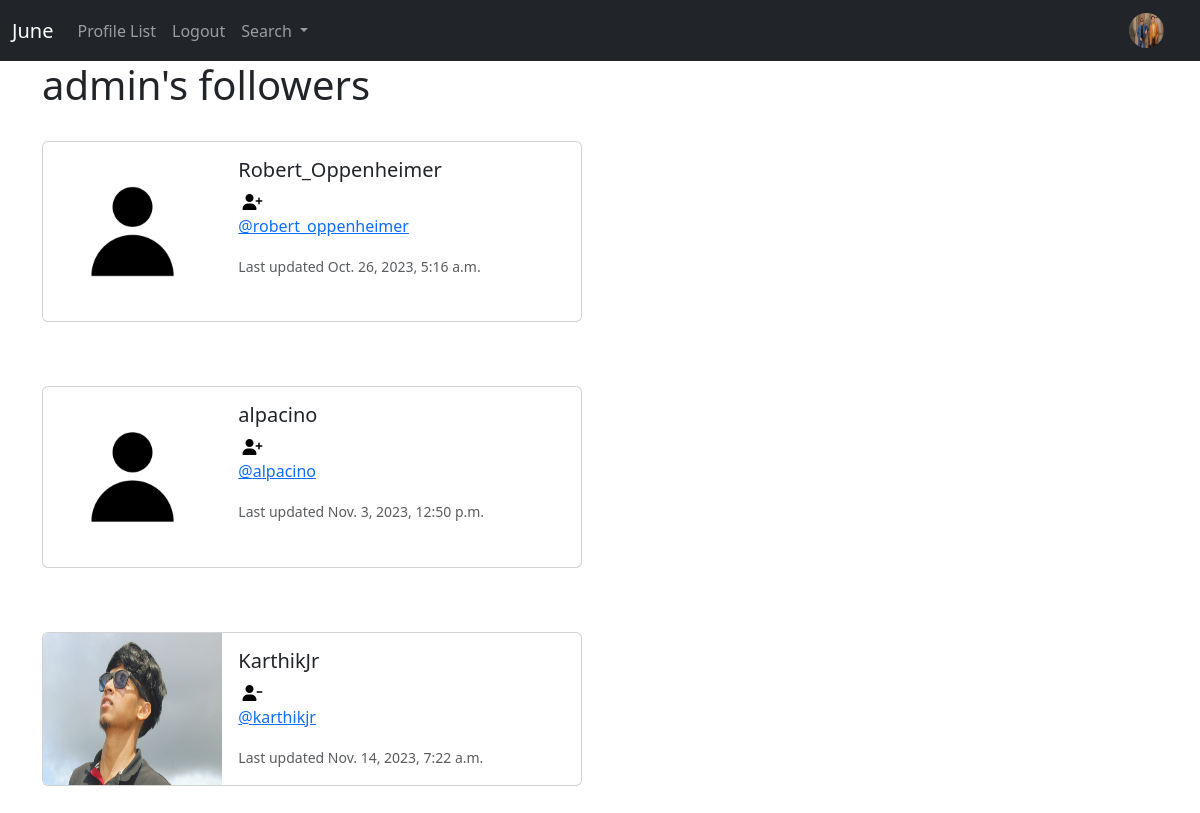
Screenshot of /profile/followers_page/1 (signed in) with the database file from the repository.
### juneapp/models.py (models this page shows, shortened)
class Profile(models.Model):
    user = models.OneToOneField(User, on_delete = models.CASCADE)
    follows = models.ManyToManyField("self",
                                    related_name = "followed_by",
                                    symmetrical = False,
                                    blank = True)
    date_modified = models.DateTimeField(User, auto_now = True)
    profile_image = models.ImageField(null = True, blank = True, upload_to = 'images/')
    profile_bio = models.CharField(null = True, blank = True, max_length = 500)
    website_link = models.CharField(null = True, blank = True, max_length = 100)
    facebook_link = models.CharField(null = True, blank = True, max_length = 100)
    instagram_link = models.CharField(null = True, blank = True, max_length = 100)
    linkedin_link = models.CharField(null = True, blank = True, max_length = 100)

### juneapp/views.py (the view)
# urls.py: path("profile/followers_page/<int:pk>", views.followers_page, name = "followers_page"),
def followers_page(request, pk):
    if request.user.is_authenticated:
        if request.user.id == pk:
            profiles = Profile.objects.get(user_id = pk)
            return render(request, "followers_page.html", {'profiles':profiles})
        else:
            messages.warning(request, ("That is not your profile page.!!"))
            return redirect('home')
    else:
        messages.warning(request, ("You must be logged in to view this page!"))
        return redirect('home')

### templates/followers_page.html
{% extends "base.html" %}
{% load static %}
{% block content%}
    <h1>{{request.user.username}}'s followers</h1><br>
    {% if profiles %}
        {% for profile in profiles.followed_by.all %}
        <div class="card mb-3" style="max-width: 540px;">
            <div class="row g-0">
              <div class="col-md-4">
                {% if profile.profile_image %}
                <img src="{{profile.profile_image.url}}" style="height: 100%; width: 100%;" class="img-fluid rounded-start" alt=" Profile picture">
                {% else %}
                <img src="{% static 'images/default_profile_pic.png' %}" class="img-fluid rounded-start" alt=" Profile picture">
                {% endif %}
              </div>
              <div class="col-md-8">
                <div class="card-body">
                  <h5 class="card-title"> {{profile.user.username}}</h5>
                    {% if profile in profiles.follows.all %}
                        &nbsp;<a href="{% url 'unfollow' profile.user.id %}"><i style="color:black;" class="fa fa-user-minus" aria-hidden="true"></i></a>
                    {% else %}
                        &nbsp;<a href="{% url 'follow' profile.user.id %}"><i style="color:black;" class="fa fa-user-plus" aria-hidden="true"></i></a>
                    {% endif %}
                  <p class="card-text"><a href="{% url 'profile' profile.user.id %}"> @{{profile.user.username|lower}}</a></p>
                  <p class="card-text"><small class="text-body-secondary">Last updated {{profile.date_modified}}</small></p>
                </div>
              </div>
            </div>
          </div><br><br>
        {% endfor %}
    {% endif %}
{% endblock %}

### templates/navbar.html (shortened to what this page needs)
{% load static %}
<nav class="navbar navbar-expand-lg navbar-dark bg-dark">
    <div class="container-fluid">
      <a class="navbar-brand" href="{% url 'home' %}">June</a>
      <div class="collapse navbar-collapse" id="navbarSupportedContent">
        <ul class="navbar-nav me-auto mb-2 mb-lg-0">
          <li class="nav-item">
            <a class="nav-link" href="{% url 'profile_list' %}">Profile List</a>
          </li>
          {% if user.is_authenticated %}
          <li class="nav-item">
            <a class="nav-link" href="{% url 'logout' %}">Logout</a>
          </li>
          {% endif %}
          <li class="nav-item dropdown">
            <a class="nav-link dropdown-toggle" href="#" role="button" data-bs-toggle="dropdown" aria-expanded="false">
              Search
            </a>
          </li>
        </ul>
        {% if user.is_authenticated %}
          <ul class="navbar-nav ml-auto">
            <li class="nav-link navbar-brand">
          {% if user.profile.profile_image %}
                <a style="text-decoration: none;" href="{% url 'profile' request.user.id %}">
                  <img class="rounded-circle" width="35" height="35" src="{{user.profile.profile_image.url}}" alt="Profile picture">
                </a>
          {% else %}
                <a style="text-decoration: none;" href="{% url 'profile' request.user.id %}">
                  <img class="rounded-cirle" style="border-radius: 50%;" width="35" height="35"  src="{% static 'images/default_profile_pic.png' %}"  alt="Profile picture">
                </a>
          {% endif %}
            </li>
          </ul>
        {% endif %}
      </div>
    </div>
  </nav>

### rows the page displays
Profile: user.username "Robert_Oppenheimer", user.username "robert_oppenheimer", date_modified "Oct. 26, 2023, 5:16 a.m."
Profile: user.username "alpacino", date_modified "Nov. 3, 2023, 12:50 p.m."
Profile: profile_image (picture), user.username "KarthikJr", user.username "karthikjr", date_modified "Nov. 14, 2023, 7:22 a.m."

### other values shown
{{ request.user.username }} "admin"
